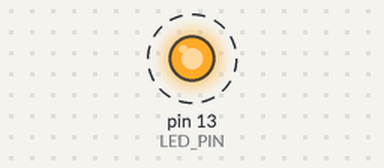
A program run on a simulated Arduino Uno, built with avr-gcc and run on an emulated ATmega328P. On the bench: output pins drawn as LEDs (lit = HIGH). Dashed ring = blinking.

Above: at 0.5 s.
Timing chart, 0 to 4.6 s (numbered marks = the images above):
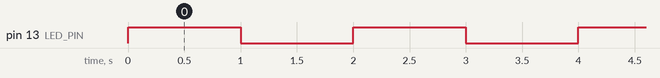

The program:

main.c
```c
/*
Project:	%ProjectName%
Board:		%BOARD_TAG%
MCU:		%BOARD_MCU%
FRENQUENCY:	%BOARD_F%

Created using QtCreator
*/

#include <Arduino.h>
#include <avr/io.h>

#define LED_PIN     13
#define DELAY_MS    1000

int main()
{
    // Initialize Arduino Librairies
    init();

	// initialize the digital pin as an output.
	// Pin 13 has an LED connected on most Arduino boards:
    pinMode(LED_PIN, OUTPUT);

    while (1)
    {
	digitalWrite(LED_PIN, HIGH);   // set the LED on
	delay(DELAY_MS);              // wait for a second
	digitalWrite(LED_PIN, LOW);    // set the LED off
	delay(DELAY_MS);              // wait for a second
    }

}
```

Measured:
- by itself, pin 13 (LED_PIN): alternates HIGH for 1.0 s and LOW for 1.0 s
